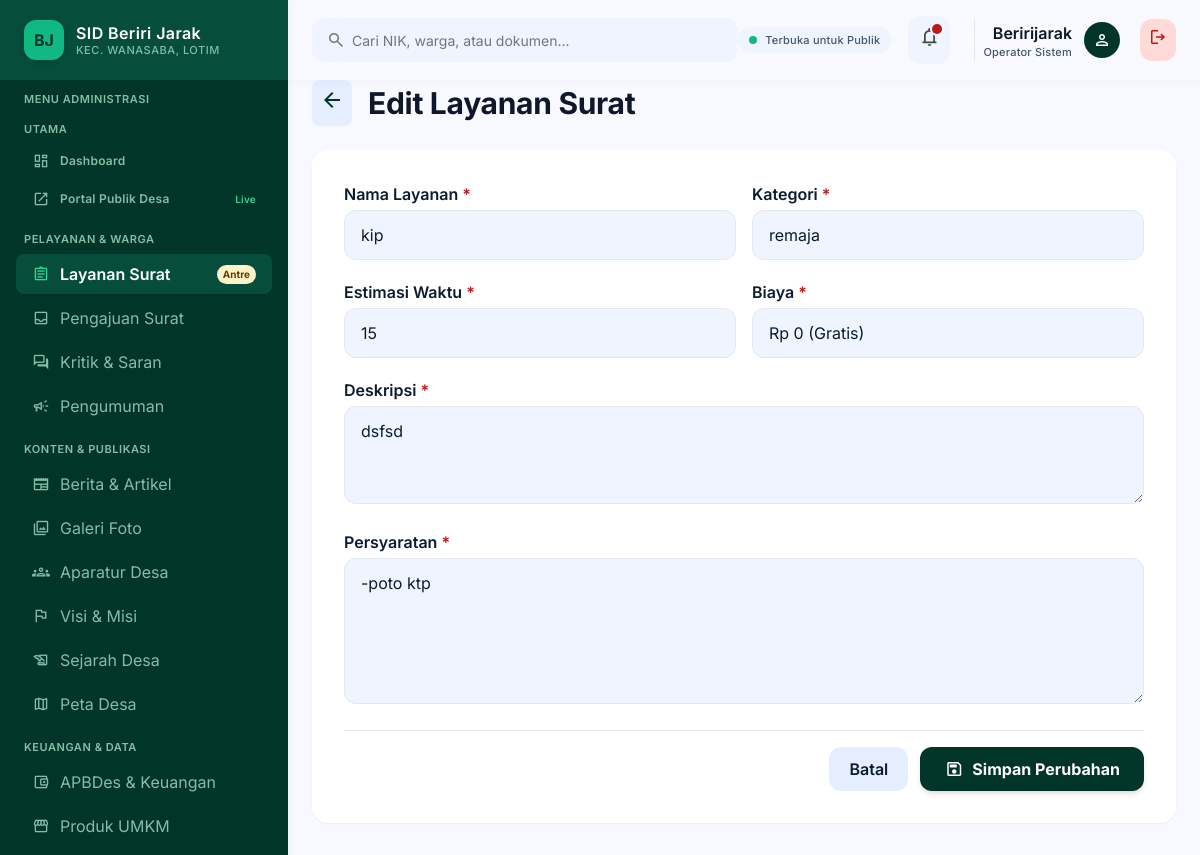
Page /dashboard/layanan-surat/edit/1/ (signed in) on the committed database.
### BJ/models.py (models this page shows, shortened)
class LayananSurat(models.Model):
    nama_layanan = models.CharField(max_length=150)
    kategori = models.CharField(max_length=100, help_text="Kependudukan, Usaha, Pertanahan, dll")
    deskripsi = models.TextField()
    persyaratan = models.TextField(help_text="Gunakan enter untuk memisahkan poin")
    estimasi_waktu = models.CharField(max_length=50, help_text="Contoh: 15 Menit, 1 Hari")
    biaya = models.CharField(max_length=50, default="Rp 0 (Gratis)")
    class Meta:
        verbose_name = "Katalog Layanan Surat"
        verbose_name_plural = "Katalog Layanan Surat"

### BJ/views.py (the view, shortened to what this page needs)
# urls.py: path('dashboard/layanan-surat/edit/<int:id>/', views.edit_layanan_surat, name='edit_layanan_surat'),
@login_required(login_url='portal_masuk')
def edit_layanan_surat(request, id):
    layanan = get_object_or_404(LayananSurat, id=id)
    return render(request, 'themes/admin/edit_layanan_surat.html', {'layanan': layanan})

### desa/templates/themes/admin/edit_layanan_surat.html (shortened to what this page needs)
{% extends "themes/admin/base_admin.html" %}
{% load static %}
{% block content %}
<div class="flex flex-col w-full max-w-4xl mx-auto gap-space-lg">
    <div class="flex items-center gap-4">
        <a href="{% url 'kelola_layanan_surat' %}" class="p-2 rounded-lg bg-surface-container"><span class="material-symbols-outlined text-primary">arrow_back</span></a>
        <div><h1 class="font-headline-lg text-headline-lg font-bold text-text-primary">Edit Layanan Surat</h1></div>
    </div>
    <form method="POST" class="bg-surface-pure rounded-2xl p-6 sm:p-8 shadow-sm flex flex-col gap-5">
        <div class="grid grid-cols-1 sm:grid-cols-2 gap-4">
            <div class="space-y-1"><label class="font-label-md font-semibold">Nama Layanan <span class="text-error">*</span></label><input type="text" name="nama_layanan" value="{{ layanan.nama_layanan }}" required class="w-full px-4 py-3 rounded-xl bg-surface-container-low border border-border-subtle outline-none"></div>
            <div class="space-y-1"><label class="font-label-md font-semibold">Kategori <span class="text-error">*</span></label><input type="text" name="kategori" value="{{ layanan.kategori }}" required class="w-full px-4 py-3 rounded-xl bg-surface-container-low border border-border-subtle outline-none"></div>
        </div>
        <div class="grid grid-cols-1 sm:grid-cols-2 gap-4">
            <div class="space-y-1"><label class="font-label-md font-semibold">Estimasi Waktu <span class="text-error">*</span></label><input type="text" name="estimasi_waktu" value="{{ layanan.estimasi_waktu }}" required class="w-full px-4 py-3 rounded-xl bg-surface-container-low border border-border-subtle outline-none"></div>
            <div class="space-y-1"><label class="font-label-md font-semibold">Biaya <span class="text-error">*</span></label><input type="text" name="biaya" value="{{ layanan.biaya }}" required class="w-full px-4 py-3 rounded-xl bg-surface-container-low border border-border-subtle outline-none"></div>
        </div>
        <div class="space-y-1"><label class="font-label-md font-semibold">Deskripsi <span class="text-error">*</span></label><textarea name="deskripsi" required rows="3" class="w-full px-4 py-3 rounded-xl bg-surface-container-low border border-border-subtle outline-none">{{ layanan.deskripsi }}</textarea></div>
        <div class="space-y-1"><label class="font-label-md font-semibold">Persyaratan <span class="text-error">*</span></label><textarea name="persyaratan" required rows="5" class="w-full px-4 py-3 rounded-xl bg-surface-container-low border border-border-subtle outline-none">{{ layanan.persyaratan }}</textarea></div>
        <div class="pt-4 border-t border-border-subtle flex justify-end gap-3">
            <a href="{% url 'kelola_layanan_surat' %}" class="px-5 py-2.5 rounded-xl bg-surface-container font-semibold">Batal</a>
            <button type="submit" class="px-6 py-2.5 rounded-xl bg-primary text-on-primary font-bold shadow-md flex items-center gap-2"><span class="material-symbols-outlined text-[20px]">save</span> Simpan Perubahan</button>
        </div>
    </form>
</div>
{% endblock %}

### desa/templates/themes/admin/partials/header.html
<header class="fixed top-0 left-72 right-0 h-20 bg-surface/85 backdrop-blur-xl shadow-[0_1px_8px_rgba(0,0,0,0.04)] z-40 flex items-center justify-between px-space-lg">
    <div class="flex items-center gap-space-lg flex-1 max-w-xl">
        <div class="relative w-full">
            <span class="material-symbols-outlined absolute left-3.5 top-1/2 -translate-y-1/2 text-outline text-[20px]">search</span>
            <input class="w-full h-11 pl-10 pr-4 rounded-xl bg-surface-container-low text-on-surface font-body-sm text-body-sm placeholder:text-outline focus:outline-none focus:ring-2 focus:ring-accent-emerald transition-all" placeholder="Cari NIK, warga, atau dokumen..." type="text">
        </div>
    </div>
    <div class="flex items-center gap-space-md">
        <div class="hidden lg:flex items-center gap-2 px-3 py-1.5 rounded-full bg-surface-container-low">
            <span class="w-2 h-2 rounded-full bg-accent-emerald"></span>
            <span class="font-label-sm text-label-sm font-medium text-text-secondary">Terbuka untuk Publik</span>
        </div>
        <button class="relative p-2.5 rounded-xl bg-surface-container-low text-on-surface-variant hover:text-on-surface transition-colors" type="button">
            <span class="material-symbols-outlined text-[22px]">notifications</span>
            <span class="absolute top-2 right-2 w-2.5 h-2.5 bg-error rounded-full ring-2 ring-surface"></span>
        </button>
        <div class="flex items-center gap-3 pl-space-sm border-l border-border-subtle ml-2">
            <div class="text-right hidden sm:block">
                <div class="font-label-lg text-label-lg font-semibold text-text-primary capitalize">{{ request.user.username }}</div>
                <div class="font-label-sm text-label-sm text-text-secondary">Operator Sistem</div>
            </div>
            <div class="w-9 h-9 rounded-full bg-primary flex items-center justify-center">
                <span class="material-symbols-outlined text-on-primary text-[20px]">person</span>
            </div>
            <a href="{% url 'logout' %}" class="ml-2 p-2 rounded-xl bg-error-container text-error hover:bg-error hover:text-white transition-colors" title="Keluar Sistem">
                <span class="material-symbols-outlined text-[20px]">logout</span>
            </a>
        </div>
    </div>
</header>

### desa/templates/themes/admin/base_admin.html (style rules this page uses)
body { overscroll-behavior: none; }

### rows in the picture
LayananSurat: nama_layanan "kip", kategori "remaja", estimasi_waktu "15", biaya "Rp 0 (Gratis)", deskripsi "dsfsd", persyaratan "-poto ktp"

### other values in the picture
{{ request.user.username }} "Beririjarak"
